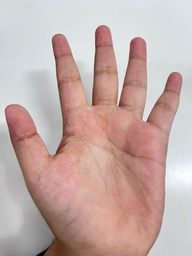
#> input picture Telapaktangan.jpeg, 192 x 256 px, shrunk from 960 x 1280 before the run
$ jupyter execute --allow-errors Jursem.ipynb
#> lines starting #> are read from the running program, lines starting #| are printed output that depends on the picture; after the words box and inside, x2 and y2 are one past the last pixel; in counts of white or black regions, pixels touching at a corner belong together
[cell 1]
import cv2
import numpy as np
import matplotlib.pyplot as plt

[cell 2]
Tangan = cv2.imread('Telapaktangan.jpeg', cv2.IMREAD_GRAYSCALE)
#> Tangan: shape (256, 192); min 0, max 255, mean 179.3
print(Tangan.shape)
#| (256, 192)
plt.imshow(Tangan, cmap = "gray")

[cell 3]
def convolution(img, kernel):

    # ukuran kernel / kernel size
    size = kernel.shape[0]

    # ukuran padding / padding size
    pad_size = size // 2

    # tambah padding nol / add zero padding
    padded = np.pad(img, pad_size, mode='constant')

    # kanvas hasil / output canvas
    canvas = np.zeros_like(img).astype(np.float32)

    # dimensi gambar / image dimensions
    height, width = img.shape

    # loop baris / loop rows
    for i in range(height):

        # loop kolom / loop columns
        for j in range(width):

            # area kernel / kernel region
            region = padded[i:i+size, j:j+size]

            # hitung konvolusi / compute convolution
            canvas[i, j] = np.sum(region * kernel)

    # kembalikan gambar / return image
    return canvas

[cell 4]
# kernel penghalus gambar / image smoothing kernel
kernelSmoothing = np.array([
    [1/10, 1/10, 1/10],
    [1/10, 1/5,  1/10],
    [1/10, 1/10, 1/10]
])

# kernel penajam gambar / image sharpening kernel
kernelSharpening = np.array([
    [1/9, 1/9, 1/9],
    [1/9, 8/9, 1/9],
    [1/9, 1/9, 1/9]
])

[cell 5]
def edge(img, kernelx, kernely):
    # konvolusi sumbu x / x-axis convolution
    gx = convolution(img, kernelx)
    # konvolusi sumbu y / y-axis convolution
    gy = convolution(img, kernely)
    # kanvas kosong / empty canvas
    canvas = np. zeros_like(img, dtype=np. float32)
    # gabung gradien absolut / combine absolute gradients
    canvas = np.abs(gx) + np.abs(gy)
    # normalisasi ke 0-255 / normalize to 0-255
    canvas = canvas * 255.0 / np.max (canvas)
    # batas nilai dan konversi / clip values and convert
    return np.clip(canvas, 0, 255).astype(np.uint8)

# cara panggil / how to call
# hasil_tepi = edge(fotoTania, prewittX, prewittY)

[cell 6]
# kernel sobel sumbu x / x-axis sobel kernel
sobelX = np.array([
    [-1, 0, 1],
    [-2, 0, 2],
    [-1, 0, 1]
], dtype=np.float32)
# kernel sobel sumbu y / y-axis sobel kernel
sobelY = np. array([
    [ 1, 2, 1],
    [ 0, 0, 0],
    [-1, -2, -1]
], dtype=np.float32)

[cell 7]
# kernel prewitt sumbu x / x-axis prewitt kernel
prewittX = np.array([
    [-1, 0, 1],
    [-1, 0, 1],
    [-1, 0, 1]
], dtype=np.float32)
# kernel prewitt sumbu y / y-axis prewitt kernel
prewittY = np.array([
    [ 1,  1,  1],
    [ 0,  0,  0],
    [-1, -1, -1]
], dtype=np.float32)

[cell 8]
# kernel roberts sumbu x / x-axis roberts kernel
robertsX = np. array([
    [1,  0],
    [0, -1],
], dtype=np. float32)
# kernel sobel sumbu y / y-axis sobel kernel
robertsY = np. array ([
    [0,  1],
    [-1, 0],
], dtype=np. float32)

[cell 9]
def threshold(img, batas):
    baris, kolom = img.shape
    canvas = np.zeros_like(img, dtype=np.uint8)
    for i in range(baris):
        for j in range(kolom):

            if(img[i,j] > batas):
                canvas[i,j] = 255

            elif(img[i,j] <= batas):
                canvas[i,j] = 0

    return canvas

[cell 10]
def resized(image, new_width, new_height):
    old_height, old_width = image.shape[:2]
    resized_image = np.zeros((new_height, new_width), dtype=np.uint8)
    for i in range(new_height):
        for j in range(new_width):
            x = int(j * old_width / new_width)
            y = int(i * old_height / new_height)
            resized_image[i, j] = image[y, x]
    return resized_image

[cell 11]
def normalisasi(citra):
    c_min = np.min(citra)
    c_max = np.max(citra)
    normalized = (citra - c_min) / (c_max - c_min) if (c_max - c_min) != 0 else np.zeros_like(citra)
    return normalized

[cell 12]
platResize = resized(Tangan, 256, 256)
#> after the loop in resized, `for i in range(new_height):`:
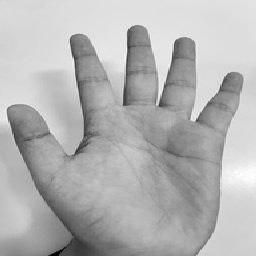
#> resized_image: shape (256, 256); min 0, max 255, mean 179.3
platResize = np.array(platResize)
plt.imshow(platResize, cmap = 'gray')

[cell 13]
hasil_tepi=edge(Tangan, sobelX, sobelY)
#> in convolution, `padded = np.pad(img, pad_size, mode='constant')`:
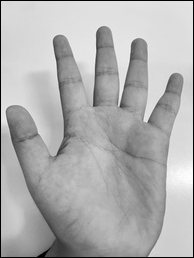
#> padded: shape (258, 194); min 0, max 255, mean 176.1
#> after the loop in convolution (call 2), `for i in range(height):`:
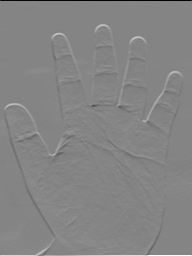
#> canvas: shape (256, 192) float32; min -908, max 837, mean 1.4; drawn with min black and max white
Threshold25 = threshold(hasil_tepi, 25)
#> after the loop in threshold, `for i in range(baris):`:
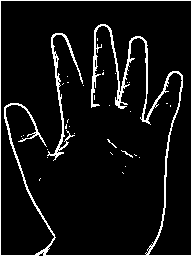
#> canvas: shape (256, 192); 7.3% white in thin lines or dots
hasil_resize = resized(Threshold25, 256, 256)
#> after the loop in resized (call 2), `for i in range(new_height):`: resized_image: shape (256, 256); 7.5% white; 33 white regions (29 under 20 px), largest, box (x1, y1, x2, y2) and area: (0, 0, 256, 256) 3995, (63, 33, 111, 161) 759, (162, 150, 178, 158) 29, (143, 139, 156, 148) 24

plt.imshow(hasil_resize, cmap='gray')
plt.show()

[cell 14]
threshold = threshold(hasil_tepi, 60)
#> call 2 of threshold, with batas = 60
#> after the loop in threshold (call 2), `for i in range(baris):`:
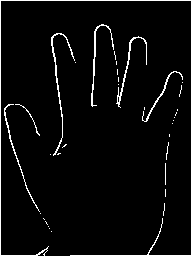
#> canvas: shape (256, 192); 4.2% white in thin lines or dots

plt.subplot(2, 3, 4)
plt.imshow(threshold, cmap='gray')
plt.title('threshold')
plt.show()

[cell 15]
def dilasi(image, kernel):
  height, width = image.shape
  k_height, k_width = kernel.shape
  center = k_height//2
  hasil = np.zeros((height, width))
  for i in range(center, height-center):
    for j in range(center, width-center):
      if image[i,j] == 255:
        for k in range(k_height):
          for l in range(k_width):
            if kernel[k,l] == 1:
              hasil[i+k-center,j+l-center] =255
  return hasil

[cell 16]
def erosi(citra, mask):
    pad_t, pad_l = mask.shape[0] // 2, mask.shape[1] // 2
    citra_pad = np.pad(citra, ((pad_t, pad_t), (pad_l, pad_l)), mode='constant', constant_values=255)
    hasil = np.zeros_like(citra, dtype=np.uint8)

    for r in range(pad_t, citra_pad.shape[0] - pad_t):
        for c in range(pad_l, citra_pad.shape[1] - pad_l):
            blok = citra_pad[r - pad_t:r + pad_t + 1, c - pad_l:c + pad_l + 1]
            if np.all(blok[mask == 1] == 255):
                hasil[r - pad_t, c - pad_l] = 255

    return hasil

[cell 17]
def opening(img, kernel):
    hasil_erosi = erosi(img, kernel)
    hasil_opening = dilasi(hasil_erosi, kernel)
    return hasil_opening

def closing(img, kernel):
    hasil_dilasi = dilasi(img, kernel)
    hasil_closing = erosi(hasil_dilasi, kernel)
    return hasil_closing

[cell 18]
def thinning(img):
    binary = (img > 0).astype(np.uint8)

    height, width = binary.shape
    changed = True

    while changed:
        changed = False
        hapus = []

        # STEP 1
        for i in range(1, height - 1):
            for j in range(1, width - 1):

                P1 = binary[i, j]

                if P1 != 1:
                    continue

                P2 = binary[i - 1, j]
                P3 = binary[i - 1, j + 1]
                P4 = binary[i, j + 1]
                P5 = binary[i + 1, j + 1]
                P6 = binary[i + 1, j]
                P7 = binary[i + 1, j - 1]
                P8 = binary[i, j - 1]
                P9 = binary[i - 1, j - 1]

                tetangga = [P2, P3, P4, P5, P6, P7, P8, P9]

                jumlah = np.sum(tetangga)

                transisi = 0
                urutan = tetangga + [P2]

                for k in range(8):
                    if urutan[k] == 0 and urutan[k + 1] == 1:
                        transisi += 1

                if (
                    2 <= jumlah <= 6 and
                    transisi == 1 and
                    P2 * P4 * P6 == 0 and
                    P4 * P6 * P8 == 0
                ):
                    hapus.append((i, j))

        if hapus:
            changed = True

            for i, j in hapus:
                binary[i, j] = 0

        hapus = []

        # STEP 2
        for i in range(1, height - 1):
            for j in range(1, width - 1):

                P1 = binary[i, j]

                if P1 != 1:
                    continue

                P2 = binary[i - 1, j]
                P3 = binary[i - 1, j + 1]
                P4 = binary[i, j + 1]
                P5 = binary[i + 1, j + 1]
                P6 = binary[i + 1, j]
                P7 = binary[i + 1, j - 1]
                P8 = binary[i, j - 1]
                P9 = binary[i - 1, j - 1]

                tetangga = [P2, P3, P4, P5, P6, P7, P8, P9]

                jumlah = np.sum(tetangga)

                transisi = 0
                urutan = tetangga + [P2]

                for k in range(8):
                    if urutan[k] == 0 and urutan[k + 1] == 1:
                        transisi += 1

                if (
                    2 <= jumlah <= 6 and
                    transisi == 1 and
                    P2 * P4 * P8 == 0 and
                    P2 * P6 * P8 == 0
                ):
                    hapus.append((i, j))

        if hapus:
            changed = True

            for i, j in hapus:
                binary[i, j] = 0

    return binary * 255

[cell 19]
def thickening(img, kernel, iterasi=1):
  hasil = img.copy()
  for _ in range(iterasi):
    hasil = dilasi(hasil, kernel)
  return hasil

[cell 20]
def gradient(citra, mask):

    dilasiHasil = dilasi(citra, mask)
    erosiHasil = erosi(citra, mask)

    gradientHasil = dilasiHasil - erosiHasil

    return gradientHasil

[cell 21]
kernel_diamond = np.array([
    [0, 0, 1, 0, 0],
    [0, 1, 1, 1, 0],
    [1, 1, 1, 1, 1],
    [0, 1, 1, 1, 0],
    [0, 0, 1, 0, 0]
])

kernel_cross = np.array([
    [0, 1, 0],
    [1, 1, 1],
    [0, 1, 0]
])

kernel_x = np.array([
    [1, 0, 0, 0, 1],
    [0, 1, 0, 1, 0],
    [0, 0, 1, 0, 0],
    [0, 1, 0, 1, 0],
    [1, 0, 0, 0, 1]
], dtype=np.uint8)

[cell 22]
citra_input = hasil_resize

kernel = kernel_cross

hasil_dilasi    = dilasi(citra_input, kernel)
#> after the loop in dilasi, `for i in range(center, height-center):`: hasil: shape (256, 256) float64; 10.9% white; 16 white regions (11 under 20 px), largest, box (x1, y1, x2, y2) and area: (121, 23, 245, 256) 3459, (5, 32, 113, 256) 2720, (0, 0, 3, 256) 764, (161, 149, 184, 159) 79, (142, 138, 157, 149) 54
hasil_erosi     = erosi(citra_input, kernel)
#> in erosi, `citra_pad = np.pad(citra, ((pad_t, pad_t), (pad_l, pad_l)), mode='cons..`: citra_pad: shape (258, 258); 8.9% white; 33 white regions (29 under 20 px), largest, box (x1, y1, x2, y2) and area: (0, 0, 258, 258) 5023, (64, 34, 112, 162) 759, (163, 151, 179, 159) 29, (144, 140, 157, 149) 24
#> after the loop in erosi, `for r in range(pad_t, citra_pad.shape[0] - pad_t):`: hasil: shape (256, 256); 1.9% white in thin lines or dots
hasil_opening   = opening(citra_input, kernel)
#> after the loop in dilasi (call 2), `for i in range(center, height-center):`: hasil: shape (256, 256) float64; 4.1% white; 50 white regions (22 under 20 px), largest, box (x1, y1, x2, y2) and area: (194, 71, 232, 124) 191, (162, 36, 184, 89) 187, (186, 36, 198, 94) 176
hasil_closing   = closing(citra_input, kernel)
#> in erosi (call 3), `citra_pad = np.pad(citra, ((pad_t, pad_t), (pad_l, pad_l)), mode='cons..`: citra_pad: shape (258, 258) float64; 12.3% white; 14 white regions (11 under 20 px), largest, box (x1, y1, x2, y2) and area: (0, 0, 258, 258) 7971, (162, 150, 185, 160) 79, (143, 139, 158, 150) 54
#> after the loop in erosi (call 3), `for r in range(pad_t, citra_pad.shape[0] - pad_t):`: hasil: shape (256, 256); 6.8% white; 23 white regions (17 under 20 px), largest, box (x1, y1, x2, y2) and area: (122, 24, 244, 256) 2176, (63, 33, 111, 161) 868, (6, 103, 75, 256) 827, (0, 1, 2, 255) 506, (162, 150, 178, 158) 30, (143, 139, 156, 148) 24
hasil_thinning  = thinning(citra_input)
#> after the loop in thinning, `while changed:`:
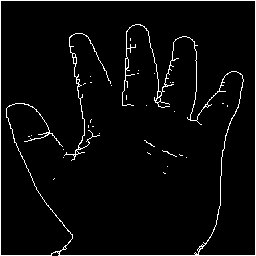
#> binary: shape (256, 256); values 0 (black) and 1 (white), 3.9% white in thin lines or dots
#> in thinning, `return binary * 255`: returned value: shape (256, 256); 3.9% white in thin lines or dots
hasil_thickening = thickening(citra_input, kernel)
hasil_gradient  = gradient(citra_input, kernel)
#> (the rest of this cell did not finish here and is left out)

[cell 23]
citra_input = hasil_resize

kernel = kernel_diamond

hasil_dilasi2    = dilasi(citra_input, kernel_diamond)
#> after the loop in dilasi (call 6), `for i in range(center, height-center):`: hasil: shape (256, 256) float64; 13.5% white; 12 white regions (4 under 20 px), largest, box (x1, y1, x2, y2) and area: (120, 22, 246, 256) 4719, (4, 31, 114, 256) 3738, (160, 148, 189, 160) 142
hasil_erosi2     = erosi(citra_input, kernel_diamond)
#> in erosi (call 5), `citra_pad = np.pad(citra, ((pad_t, pad_t), (pad_l, pad_l)), mode='cons..`: citra_pad: shape (260, 260); 10.3% white; 33 white regions (29 under 20 px), largest, box (x1, y1, x2, y2) and area: (0, 0, 260, 260) 6059, (65, 35, 113, 163) 759, (164, 152, 180, 160) 29, (145, 141, 158, 150) 24
#> after the loop in erosi (call 5), `for r in range(pad_t, citra_pad.shape[0] - pad_t):`: hasil: shape (256, 256); 0.07% white in thin lines or dots, all inside (x1, y1, x2, y2) = (0, 0, 198, 256)
hasil_opening2   = opening(citra_input, kernel_diamond)
#> after the loop in dilasi (call 7), `for i in range(center, height-center):`: hasil: shape (256, 256) float64; 0.44% white; 14 white regions (7 under 20 px), largest, box (x1, y1, x2, y2) and area: (123, 74, 129, 83) 36, (75, 76, 80, 87) 31, (58, 247, 65, 254) 29
hasil_closing2   = closing(citra_input, kernel_diamond)
#> in erosi (call 7), `citra_pad = np.pad(citra, ((pad_t, pad_t), (pad_l, pad_l)), mode='cons..`: citra_pad: shape (260, 260) float64; 16.2% white; 11 white regions (4 under 20 px), largest, box (x1, y1, x2, y2) and area: (0, 0, 260, 260) 10521, (162, 150, 191, 162) 142, (143, 139, 160, 152) 88
#> after the loop in erosi (call 7), `for r in range(pad_t, citra_pad.shape[0] - pad_t):`: hasil: shape (256, 256); 6.5% white; 19 white regions (14 under 20 px), largest, box (x1, y1, x2, y2) and area: (122, 24, 244, 255) 2312, (63, 33, 111, 161) 972, (6, 103, 75, 256) 851, (162, 150, 183, 158) 37, (143, 139, 156, 148) 26
hasil_thinning2  = thinning(citra_input)
hasil_thickening2 = thickening(citra_input, kernel_diamond)
hasil_gradient2  = gradient(citra_input, kernel_diamond)
#> in gradient (call 2), `gradientHasil = dilasiHasil - erosiHasil`:
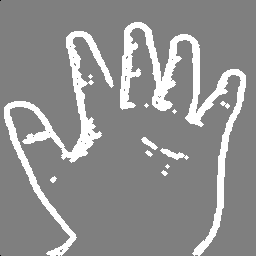
#> gradientHasil: shape (256, 256) float64; min -255, max 255, mean 34.3; drawn with min black and max white
#> (the rest of this cell did not finish here and is left out)

[cell 24]
closingThickening = closing(hasil_thickening, kernel)
#> after the loop in dilasi (call 11), `for i in range(center, height-center):`: hasil: shape (256, 256) float64; 19% white; 11 white regions, largest, box (x1, y1, x2, y2) and area: (0, 0, 115, 256) 5949, (119, 21, 247, 256) 5915, (159, 147, 190, 161) 203
#> in erosi (call 9), `citra_pad = np.pad(citra, ((pad_t, pad_t), (pad_l, pad_l)), mode='cons..`: citra_pad: shape (260, 260) float64; 21.5% white; 10 white regions, largest, box (x1, y1, x2, y2) and area: (0, 0, 260, 260) 13928, (161, 149, 192, 163) 203, (142, 138, 161, 153) 125
#> after the loop in erosi (call 9), `for r in range(pad_t, citra_pad.shape[0] - pad_t):`: hasil: shape (256, 256); 11.4% white; 13 white regions (9 under 20 px), largest, box (x1, y1, x2, y2) and area: (0, 2, 113, 256) 3629, (121, 23, 245, 256) 3581, (161, 149, 188, 159) 87, (142, 138, 157, 149) 55
openingClosing = opening(hasil_closing, kernel)
#> in erosi (call 10), `citra_pad = np.pad(citra, ((pad_t, pad_t), (pad_l, pad_l)), mode='cons..`: citra_pad: shape (260, 260); 9.7% white; 21 white regions (17 under 20 px), largest, box (x1, y1, x2, y2) and area: (0, 0, 260, 260) 5573, (65, 35, 113, 163) 868, (164, 152, 180, 160) 30, (145, 141, 158, 150) 24
#> after the loop in erosi (call 10), `for r in range(pad_t, citra_pad.shape[0] - pad_t):`: hasil: shape (256, 256); 0.49% white in thin lines or dots, all inside (x1, y1, x2, y2) = (43, 29, 224, 256)
#> after the loop in dilasi (call 12), `for i in range(center, height-center):`:
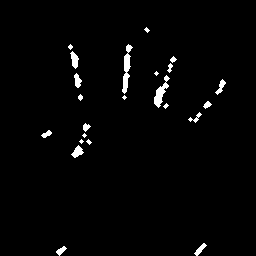
#> hasil: shape (256, 256) float64; 1.9% white; 23 white regions (8 under 20 px), largest, box (x1, y1, x2, y2) and area: (122, 44, 133, 94) 241, (154, 75, 170, 108) 199, (70, 51, 79, 69) 94


platResize2 = resized(citra_input, 1000, 1000)
#> call 3 of resized, with new_width = 1000, new_height = 1000
#> after the loop in resized (call 3), `for i in range(new_height):`:
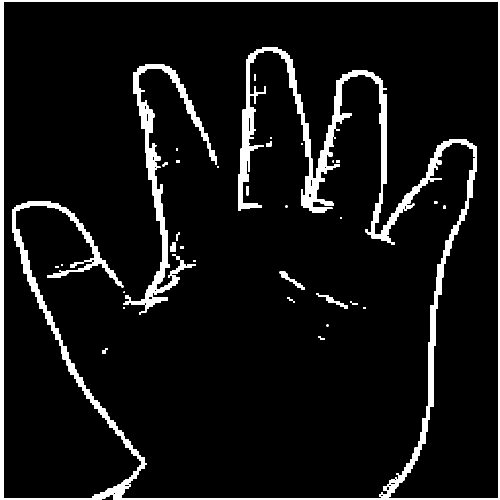
#> resized_image: shape (1000, 1000) (shown at 1/2 size); 7.3% white; 33 white regions (13 under 20 px), largest, box (x1, y1, x2, y2) and area: (0, 0, 1000, 1000) 59436, (247, 129, 434, 629) 11587, (633, 586, 696, 618) 456
platResize2 = np.array(platResize2)
final = thickening(platResize2, kernel)
#> the loop in thickening (call 3), `for _ in range(iterasi):` made 1 pass
#> pass 1, in thickening (call 3), `hasil = dilasi(hasil, kernel)`:
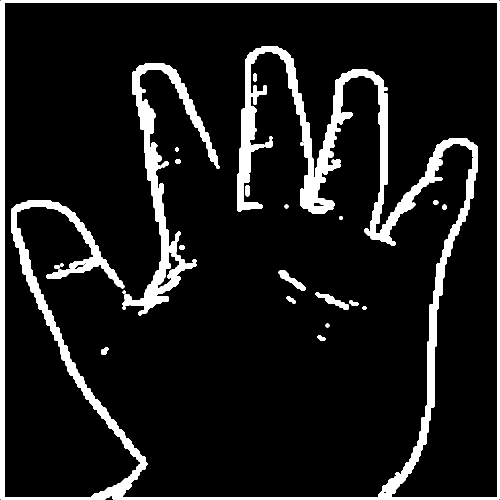
#> hasil: shape (1000, 1000) float64 (shown at 1/2 size); 10.6% white; 19 white regions, largest, box (x1, y1, x2, y2) and area: (0, 0, 1000, 1000) 86055, (245, 127, 440, 631) 17480, (631, 584, 698, 620) 804
plt.figure(figsize=(12, 12))
plt.subplot(1,2,1)
plt.imshow(final, cmap='gray')
plt.title('Resize + Closing + thickening')
plt.subplot(1,2,2)
plt.imshow(openingClosing, cmap='gray')
plt.title('Closing + Thickening tanpa resize')
plt.tight_layout()
